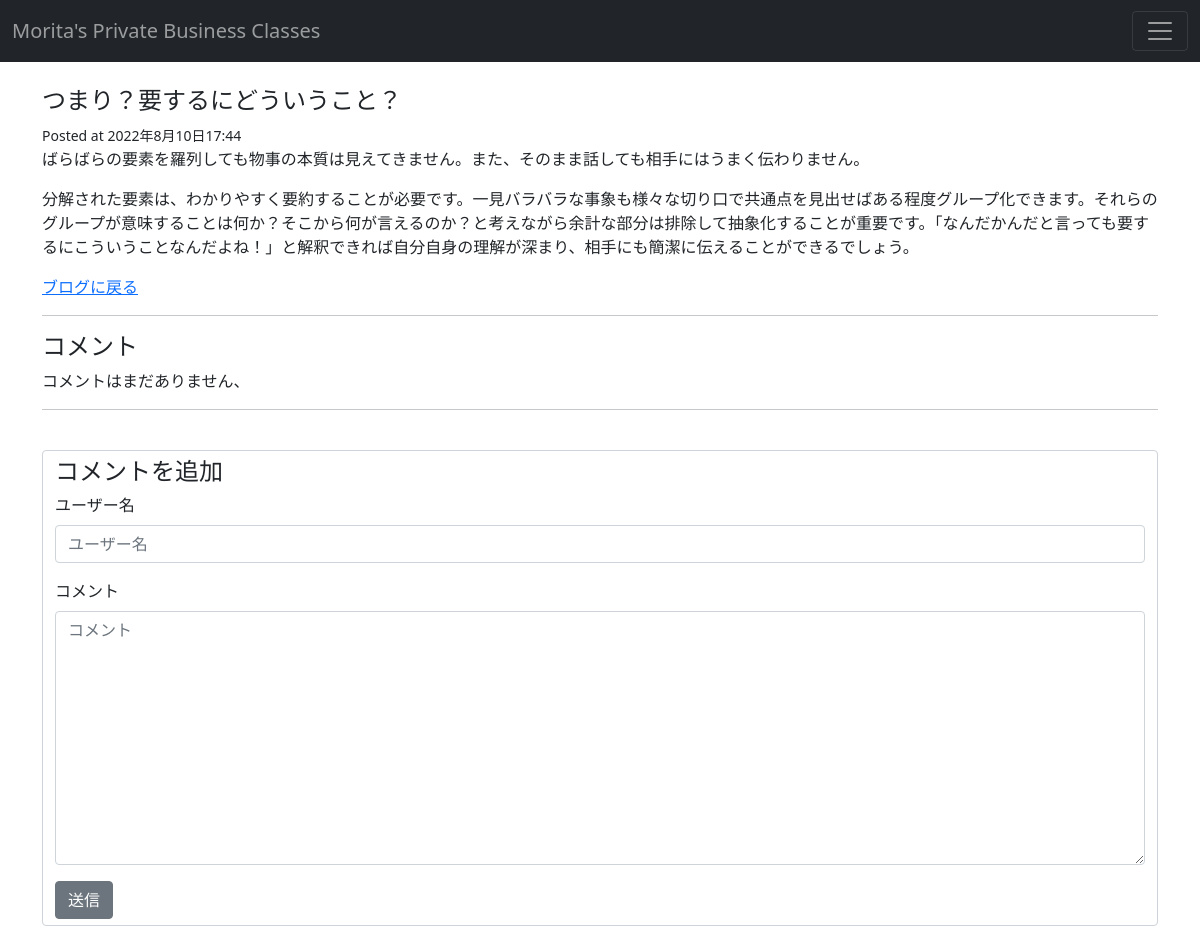
Page /blog/post_002/ on the committed database.
### blog/models.py (models this page shows)
class Post(models.Model):
    title = models.CharField(max_length=255)
    slug = models.SlugField()
    intro = models.TextField()
    body = models.TextField()
    posted_date = models.DateTimeField(auto_now_add=True)

### blog/views.py (the view)
# urls.py: path("blog/<slug:slug>/", post_detail, name="post_detail"),
def post_detail(request, slug):
    post = Post.objects.get(slug=slug)
    if request.method == "POST":
        form = Commentform(request.POST)
        if form.is_valid():
            comment = form.save(commit=False)
            comment.post = post
            comment.save()
            return redirect("post_detail", slug=post.slug)
    else:
        form = Commentform()
    return render(request, "blog/post_detail.html", {"post": post, "form": form})

### blog/forms.py
class Commentform(forms.ModelForm):
    class Meta:
        model = Comment
        fields = ("name", "body")
        labels={'name':'ユーザー名', 'body':'コメント', }

### templates/blog/post_detail.html (shortened to what this page needs)
{% extends "blog/base.html" %}
{% load django_bootstrap5 %}
{% block content %}
    <br>
    <h4 class="title">{{post.title}}</h4>
    <small>Posted at {{post.posted_date}}</small>
    <p>{{post.intro}}</p>
    <p>{{post.body}}</p>
    <a href="/blog">ブログに戻る</a>
    <hr>
    <h4 class="subtitle">コメント</h4>
    {% for comment in post.comments.all %}
    <article class="media">
        <div class="media-content">
            <div class="content">
                <p>
                    <strong>
                        {{comment.name}}
                        <small>{{comment.posted_date}}</small>
                    </strong>
                    <br>
                    {{comment.body}}
                </p>
            </div>
        </div>
    </article>
    <hr>
    {% empty %}
    <div class="notification">
        <p>コメントはまだありません、</p>
    </div>
    <hr>
    {% endfor %}
    <br>
    <form action="." method="POST">
        <div class="field">
            <div class="form-control">
                <h4 class="subtitle">コメントを追加</h4>
                {% bootstrap_form form layout="utilities" %}
                <button class="btn btn-secondary">送信</button>
            </div>
        </div>
    </form>
{% endblock %}

### rows in the picture
Post: title "つまり？要するにどういうこと？", posted_date "2022年8月10日17:44", intro "ばらばらの要素を羅列しても物事の本質は見えてきません。また、そのまま話しても相手にはうまく伝わりません。", body "分解された要素は、わかりやすく要約することが必要です。一見バラバラな事象も様々な切り口で共通点を見出せばある程度グループ化できます。それらのグループが意味することは何か？そこから何が言えるのか？と考えながら余計な部分は排除して抽象化することが重要です。「なんだかんだと言っても要するにこういうことなんだよね！」と解釈できれば自分自身の理解が深まり、相手にも簡潔に伝えることができるでしょう。"
